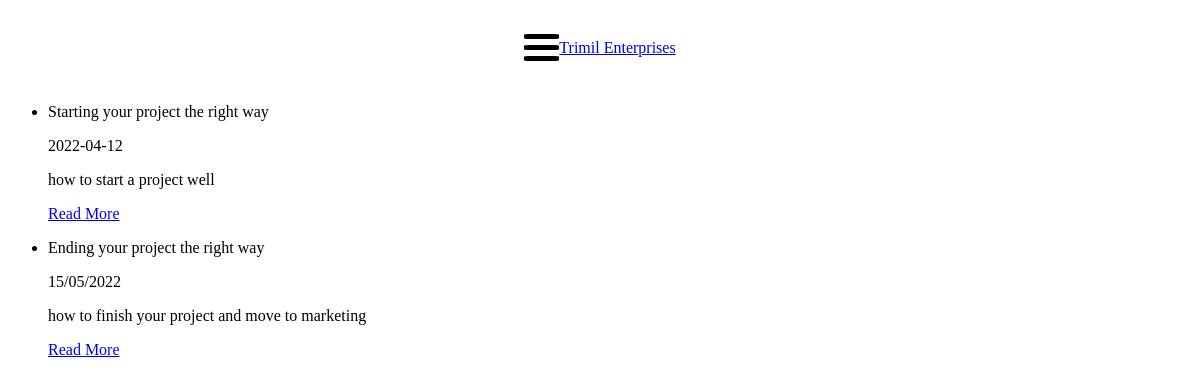
/blog, run on an earlier commit of the app's database.
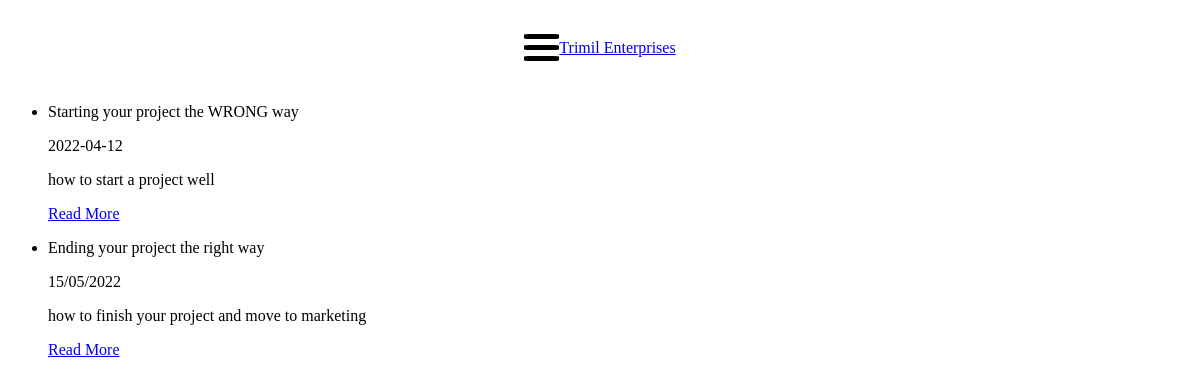
And on a later commit of the database.
### tables this page shows
CREATE TABLE BlogPosts (ID INTEGER PRIMARY KEY AUTOINCREMENT NOT NULL, Title TEXT, Date DATE, Summary TEXT, Content TEXT);

### app.py (the view)
@app.route("/blog",methods=["GET","POST"])
def blog():
  conn=get_database_connection()
  posts = conn.execute("SELECT * FROM BlogPosts").fetchall()
  conn.close()
  return render_template("blog-home.html", posts = posts )

### app.py (called while the page is built)
def get_database_connection():
  conn = sql.connect('TrimilEnterprises.db')
  conn.row_factory = sql.Row
  return conn

### templates/blog-home.html
{% extends "layout.html"%}
{% block body %}
<ul>
  {% for post in posts %}
  <li class="blog-post">
    <p class="blog-post-title">{{post.title}}</p>
    <p class="blog-post-date">{{post.date}}</p>
    <P class="blog-post-summary">{{post.summary}}</P>
    <a href="/blog/{{post.id}}">Read More</a>
  </li>
  {% endfor %}
</ul>
{% endblock %}

What changed in the data, as far as the page shows it:
changed BlogPosts "how to start a project well": title "Starting your project the right way" → "Starting your project the WRONG way"
